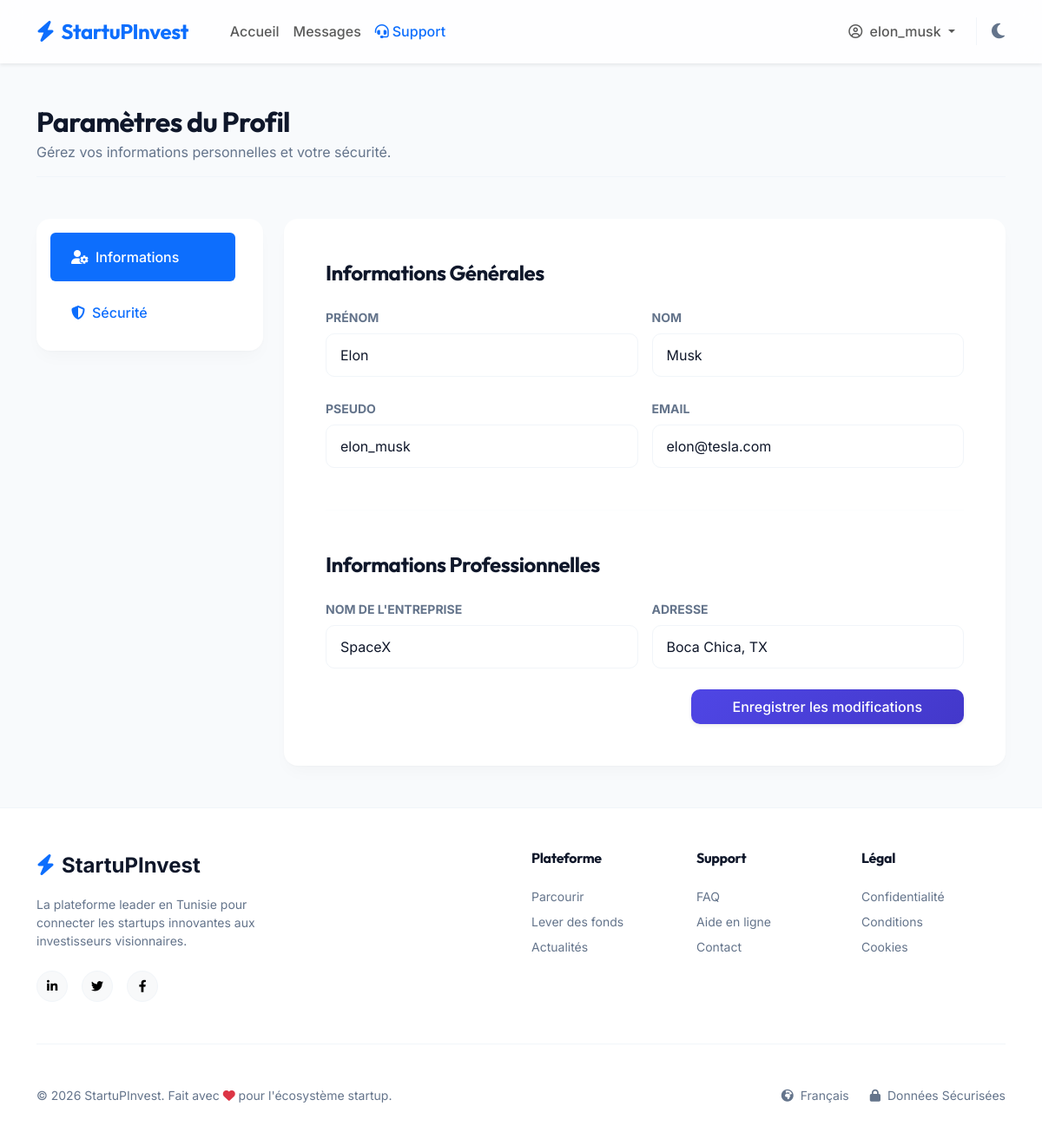
The page /public/auth/profile (signed in) on the database its author committed.
### tables this page shows
CREATE TABLE `users` (
  `id` int NOT NULL AUTO_INCREMENT,
  `nom` varchar(100) NOT NULL,
  `prenom` varchar(100) NOT NULL,
  `cin` varchar(8) DEFAULT NULL,
  `email` varchar(255) NOT NULL,
  `pseudo` varchar(100) NOT NULL,
  `password` varchar(255) NOT NULL,
  `role` enum('startuper','capital_risque','admin') NOT NULL,
  `nom_entreprise` varchar(255) DEFAULT NULL,
  `adresse_entreprise` text,
  `registre_commerce` varchar(100) DEFAULT NULL,
  `created_at` timestamp NULL DEFAULT CURRENT_TIMESTAMP,
  `statut` enum('actif','bloque') DEFAULT 'actif',
  PRIMARY KEY (`id`),
  UNIQUE KEY `email` (`email`),
  UNIQUE KEY `pseudo` (`pseudo`)
);

### app/Controllers/AuthController.php (called while the page is built, shortened)
<?php
class AuthController {
    public function profile() {
        $userModel = new User();
        $user = $userModel->getUserById($_SESSION['user_id']);
        require __DIR__ . '/../Views/auth/profile.php';
    }
}

### config/Database.php (called while the page is built, shortened)
<?php
class Database {
    private static $instance = null;
    private $connection;
    private function __construct() {
        $this->host = getenv('DB_HOST') ?: 'db';
        $this->db_name = getenv('DB_NAME') ?: 'startupinvest';
        $this->username = getenv('DB_USER') ?: 'root';
        $this->password = getenv('DB_PASS') ?: 'root';
        try {
            $this->connection = new PDO("mysql:host=" . $this->host . ";dbname=" . $this->db_name . ";charset=utf8mb4", $this->username, $this->password);
            $this->connection->setAttribute(PDO::ATTR_ERRMODE, PDO::ERRMODE_EXCEPTION);
            $this->connection->setAttribute(PDO::ATTR_DEFAULT_FETCH_MODE, PDO::FETCH_ASSOC);
        } catch(PDOException $exception) {
            echo "Connection error: " . $exception->getMessage();
        }
    }
    public static function getInstance() {
        if(!self::$instance) {
            self::$instance = new Database();
        }
        return self::$instance;
    }
    public function getConnection() {
        return $this->connection;
    }
}
?>

### app/Models/User.php (called while the page is built, shortened)
<?php
class User {
    private $conn;
    private $table_name = "users";
    public function __construct() {
        $this->conn = Database::getInstance()->getConnection();
    }
    public function getUserById($id) {
        $query = "SELECT * FROM " . $this->table_name . " WHERE id = :id";
        $stmt = $this->conn->prepare($query);
        $stmt->bindParam(":id", $id);
        $stmt->execute();
        return $stmt->fetch(PDO::FETCH_ASSOC);
    }
}

### app/Views/auth/profile.php (the view, shortened to what this page needs)
<?php require_once __DIR__ . '/../layouts/header.php'; ?>
<?php require_once __DIR__ . '/../layouts/navbar.php'; ?>
<main class="container mt-5 mb-5 flex-grow-1">
    <div class="d-flex justify-content-between align-items-center mb-5 pb-3 border-bottom border-custom">
        <div>
            <h2 class="fw-bold mb-1">Paramètres du Profil</h2>
            <p class="text-muted-custom mb-0">Gérez vos informations personnelles et votre sécurité.</p>
        </div>
    </div>
    <div class="row g-4">
        <div class="col-lg-3">
            <div class="saas-card border-0 p-3">
                <div class="nav flex-column nav-pills me-3" id="v-pills-tab" role="tablist">
                    <button class="nav-link active text-start py-3 px-4 mb-2 fw-medium" id="v-pills-profile-tab" data-bs-toggle="pill" data-bs-target="#v-pills-profile" type="button" role="tab">
                        <i class="fa-solid fa-user-gear me-2"></i>Informations
                    </button>
                    <button class="nav-link text-start py-3 px-4 fw-medium" id="v-pills-security-tab" data-bs-toggle="pill" data-bs-target="#v-pills-security" type="button" role="tab">
                        <i class="fa-solid fa-shield-halved me-2"></i>Sécurité
                    </button>
                </div>
            </div>
        </div>
        <div class="col-lg-9">
            <div class="tab-content" id="v-pills-tabContent">
                <div class="tab-pane fade show active" id="v-pills-profile" role="tabpanel">
                    <div class="saas-card border-0 p-4 p-md-5">
                        <h4 class="fw-bold mb-4">Informations Générales</h4>
                        <form action="<?= URLROOT ?>/auth/updateProfile" method="POST">
                            <div class="row g-3 mb-4">
                                <div class="col-md-6">
                                    <label class="form-label text-muted-custom small fw-bold text-uppercase">Prénom</label>
                                    <input type="text" name="prenom" class="form-control bg-bg-color border-custom" value="<?= htmlspecialchars($user['prenom']) ?>" required>
                                </div>
                                <div class="col-md-6">
                                    <label class="form-label text-muted-custom small fw-bold text-uppercase">Nom</label>
                                    <input type="text" name="nom" class="form-control bg-bg-color border-custom" value="<?= htmlspecialchars($user['nom']) ?>" required>
                                </div>
                            </div>
                            <div class="row g-3 mb-4">
                                <div class="col-md-6">
                                    <label class="form-label text-muted-custom small fw-bold text-uppercase">Pseudo</label>
                                    <input type="text" name="pseudo" class="form-control bg-bg-color border-custom" value="<?= htmlspecialchars($user['pseudo']) ?>" required>
                                </div>
                                <div class="col-md-6">
                                    <label class="form-label text-muted-custom small fw-bold text-uppercase">Email</label>
                                    <input type="email" name="email" class="form-control bg-bg-color border-custom" value="<?= htmlspecialchars($user['email']) ?>" required>
                                </div>
                            </div>
                            <hr class="my-5 border-custom">
                            <h4 class="fw-bold mb-4">Informations Professionnelles</h4>
                            <div class="row g-3 mb-4">
                                <div class="col-md-6">
                                    <label class="form-label text-muted-custom small fw-bold text-uppercase">Nom de l'entreprise</label>
                                    <input type="text" name="nom_entreprise" class="form-control bg-bg-color border-custom" value="<?= htmlspecialchars($user['nom_entreprise'] ?? '') ?>">
                                </div>
                                <div class="col-md-6">
                                    <label class="form-label text-muted-custom small fw-bold text-uppercase">Adresse</label>
                                    <input type="text" name="adresse_entreprise" class="form-control bg-bg-color border-custom" value="<?= htmlspecialchars($user['adresse_entreprise'] ?? '') ?>">
                                </div>
                            </div>
                            <div class="text-end">
                                <button type="submit" class="btn btn-primary px-5 py-2 fw-medium shadow-sm hover-elevate">Enregistrer les modifications</button>
                            </div>
                        </form>
                    </div>
                </div>
            </div>
        </div>
    </div>
</main>
<?php require_once __DIR__ . '/../layouts/footer.php'; ?>

### public/assets/css/index.css (style rules this page uses)
:root { --primary: #4f46e5; --primary-glow: rgba(79, 70, 229, 0.15); --primary-hover: #4338ca; --success: #10b981; --success-hover: #059669; --bg-color: #f8fafc; --surface-color: #ffffff; --text-main: #0f172a; --text-muted: #64748b; --border-color: #f1f5f9; --card-shadow: 0 1px 3px rgba(0,0,0,0.02), 0 10px 20px -5px rgba(0,0,0,0.03); --card-shadow-hover: 0 20px 25px -5px rgba(0, 0, 0, 0.05), 0 10px 10px -5px rgba(0, 0, 0, 0.02); --glass-bg: rgba(255, 255, 255, 0.8); --glass-border: rgba(255, 255, 255, 0.1); }
body { background-color: var(--bg-color); color: var(--text-main); transition: background-color 0.4s cubic-bezier(0.4, 0, 0.2, 1), color 0.4s ease; font-family: 'Inter', sans-serif; min-height: 100vh; display: flex; flex-direction: column; overflow-x: hidden; }
input, select, textarea, .form-control, .form-select { background-color: var(--surface-color) !important; color: var(--text-main) !important; border-color: var(--border-color) !important; }
input::placeholder, select::placeholder { color: var(--text-muted) !important; opacity: 0.7; }
h1, h2, h3, h4, h5, h6, .navbar-brand { font-family: 'Outfit', sans-serif; font-weight: 700; letter-spacing: -0.02em; }
main { animation: fadeUp 0.6s cubic-bezier(0.2, 0.8, 0.2, 1); }
.text-muted-custom { color: var(--text-muted) !important; }
.border-custom { border-color: var(--border-color) !important; }
.btn-primary { background: linear-gradient(135deg, var(--primary) 0%, var(--primary-hover) 100%); border: none; border-radius: 10px; padding: 0.6rem 1.5rem; font-weight: 600; box-shadow: 0 4px 12px var(--primary-glow); transition: all 0.3s cubic-bezier(0.4, 0, 0.2, 1); }
.saas-card { background-color: var(--surface-color); border: 1px solid var(--border-color); border-radius: 16px; box-shadow: var(--card-shadow); transition: all 0.4s cubic-bezier(0.2, 0.8, 0.2, 1); }
.form-control, .form-select { background-color: var(--bg-color); border: 1.5px solid var(--border-color); border-radius: 10px; padding: 0.75rem 1rem; font-weight: 400; transition: border-color 0.2s ease, box-shadow 0.2s ease; }

### rows shown on the page
users: prenom "Elon", nom "Musk", pseudo "elon_musk", email "elon@tesla.com", nom_entreprise "SpaceX", adresse_entreprise "Boca Chica, TX"

### other values the page prints
$_SESSION['pseudo'] "elon_musk"
